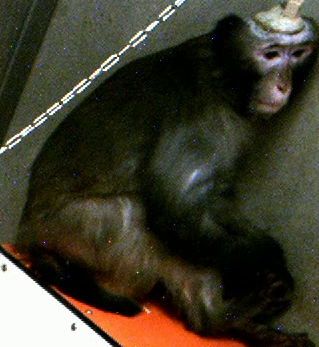
#> input picture LongVideoTests/elm_crop.png, 319 x 347 px, found by its file name
$ python preview_synthetic_frames.py
#> lines starting #> are read from the running program, lines starting #| are printed output that depends on the picture
### generate_synthetic_benchmark_videos.py
#!/usr/bin/env python3
"""Generate synthetic long benchmark videos for Jetson pipeline testing.

This script composes one synthetic frame per (view, monkey_count) using:
- one true-negative background per camera view
- one Elm crop (placed on left half)
- one Jok crop (placed on right half)

Then it repeats the composed frame into videos for each requested duration at
5 fps (default), using ffmpeg when available and OpenCV as a fallback.

It writes:
- frames/*.png
- videos/*.mp4
- synthetic_benchmark_manifest.json

Example:
  python3 generate_synthetic_benchmark_videos.py \
    --background view102=/data/view102_empty.png \
    --background view108=/data/view108_empty.png \
    --background view113=/data/view113_empty.png \
    --elm-crop /data/elm_crop.png \
    --jok-crop /data/jok_crop.png \
    --output-dir /home/cams/homecage_data/DATA/POST/250708/jetson_synth_benchmark
"""

from __future__ import annotations

import argparse
import json
import random
import shutil
import subprocess
from pathlib import Path
from typing import Dict, List, Tuple

import cv2
import numpy as np


# [8 lines left out: function parse_key_value, not called in this run]


def load_image_rgba(path: Path) -> np.ndarray:
    img = cv2.imread(str(path), cv2.IMREAD_UNCHANGED)
#> img is the input picture: shape (347, 319, 3); mean B, G, R 43.4, 59.3, 62.7
    if img is None:
        raise RuntimeError(f"Failed to read image: {path}")
    if img.ndim != 3:
        raise RuntimeError(f"Image must be HxWxC: {path}")
    if img.shape[2] == 4:
        return img
    if img.shape[2] == 3:
        alpha = np.full((img.shape[0], img.shape[1], 1), 255, dtype=np.uint8)
        return np.concatenate([img, alpha], axis=2)
    raise RuntimeError(f"Unsupported channel count in {path}: {img.shape[2]}")


def resize_by_height(img: np.ndarray, target_h: int) -> np.ndarray:
    h, w = img.shape[:2]
    target_h = max(1, target_h)
    scale = target_h / float(h)
    new_w = max(1, int(round(w * scale)))
    return cv2.resize(img, (new_w, target_h), interpolation=cv2.INTER_AREA)


def alpha_paste(dst_bgr: np.ndarray, fg_rgba: np.ndarray, x: int, y: int) -> None:
    fh, fw = fg_rgba.shape[:2]
    H, W = dst_bgr.shape[:2]

    if x >= W or y >= H or x + fw <= 0 or y + fh <= 0:
        return

    x0 = max(0, x)
    y0 = max(0, y)
    x1 = min(W, x + fw)
    y1 = min(H, y + fh)

    fx0 = x0 - x
    fy0 = y0 - y
    fx1 = fx0 + (x1 - x0)
    fy1 = fy0 + (y1 - y0)

    roi = dst_bgr[y0:y1, x0:x1].astype(np.float32)
    fg = fg_rgba[fy0:fy1, fx0:fx1, :3].astype(np.float32)
    alpha = fg_rgba[fy0:fy1, fx0:fx1, 3:4].astype(np.float32) / 255.0

    dst_bgr[y0:y1, x0:x1] = (fg * alpha + roi * (1.0 - alpha)).astype(np.uint8)


# [4 lines left out: function boxes_overlap, not called in this run]


def place_on_side(
    frame_w: int,
    frame_h: int,
    crops: List[np.ndarray],
    side: str,
    rng: random.Random,
) -> List[Tuple[np.ndarray, int, int]]:
    """
    Place crops on left or right side using deterministic grid layout.
    Guarantees no overlap by calculating cell sizes from actual crop dimensions.
    """
    assert side in ("left", "right")
    placed: List[Tuple[np.ndarray, int, int]] = []

    if not crops:
        return placed

    side_x_min = 0 if side == "left" else frame_w // 2
    side_x_max = frame_w // 2 if side == "left" else frame_w
    side_width = side_x_max - side_x_min

    y_min = int(frame_h * 0.10)
    y_max = int(frame_h * 0.95)
    available_height = y_max - y_min

    n_crops = len(crops)

    # Find max crop dimensions to calculate grid
    max_crop_w = max(c.shape[1] for c in crops)
    max_crop_h = max(c.shape[0] for c in crops)

    # Calculate how many columns we can fit (with padding)
    cols_per_row = max(1, side_width // (max_crop_w + 20))  # 20px padding per crop
    rows_needed = (n_crops + cols_per_row - 1) // cols_per_row

    # Calculate cell dimensions
    cell_w = side_width // cols_per_row
    cell_h = available_height // max(1, rows_needed)

    # Place crops in grid
    for idx, crop in enumerate(crops):
        row = idx // cols_per_row
        col = idx % cols_per_row

        # Center crop within cell
        cell_x = side_x_min + col * cell_w
        cell_y = y_min + row * cell_h

        crop_h, crop_w = crop.shape[:2]
        x = cell_x + (cell_w - crop_w) // 2
        y = cell_y + (cell_h - crop_h) // 2

        # Clamp to bounds
        x = max(side_x_min, min(x, side_x_max - crop_w))
        y = max(y_min, min(y, y_max - crop_h))

        placed.append((crop, x, y))

    return placed


def compose_frame(bg_bgr: np.ndarray, elm: np.ndarray, jok: np.ndarray, monkey_count: int, seed: int) -> np.ndarray:
    out = bg_bgr.copy()
    H, _W = out.shape[:2]
    rng = random.Random(seed)

    # Scale crops based on monkey count for realistic detection variability
    # Fewer monkeys = larger crops (easier detection), more monkeys = smaller crops (harder detection)
    monkey_count_to_scale = {
        4: 1.2,    # Larger crops, easier detection
        10: 1.0,   # Baseline size
        16: 0.85,  # Smaller crops
        20: 0.7    # Smallest crops, harder detection
    }
    scale_factor = monkey_count_to_scale.get(monkey_count, 1.0)
    height_min = 0.16 * scale_factor
    height_max = 0.28 * scale_factor

    elm_n = monkey_count // 2
    jok_n = monkey_count - elm_n

    elm_crops = []
    for _ in range(elm_n):
        h = int(rng.uniform(height_min, height_max) * H)
        elm_crops.append(resize_by_height(elm, h))

    jok_crops = []
    for _ in range(jok_n):
        h = int(rng.uniform(height_min, height_max) * H)
        jok_crops.append(resize_by_height(jok, h))

    for crop, x, y in place_on_side(out.shape[1], H, elm_crops, "left", rng):
        alpha_paste(out, crop, x, y)

    for crop, x, y in place_on_side(out.shape[1], H, jok_crops, "right", rng):
        alpha_paste(out, crop, x, y)

    return out


# [135 lines left out: functions write_video_ffmpeg, write_video_cv, main, not called in this run]


# [2 lines that do not run on import are left out]

### preview_synthetic_frames.py
#!/usr/bin/env python3
"""Generate preview frames to verify crop scaling before generating full videos."""

import cv2
import numpy as np
from pathlib import Path
from generate_synthetic_benchmark_videos import (
    load_image_rgba,
    compose_frame,
)


def main():
    # File paths
    bg_paths = {
        "view102": Path("/home/cams/Desktop/Akshay/JetsonDistributedComp/LongVideoTests/view102_empty.jpg"),
        "view108": Path("/home/cams/Desktop/Akshay/JetsonDistributedComp/LongVideoTests/view108_empty.jpg"),
        "view117": Path("/home/cams/Desktop/Akshay/JetsonDistributedComp/LongVideoTests/view_117empty.jpg"),
    }
    elm_crop_path = Path("/home/cams/Desktop/Akshay/JetsonDistributedComp/LongVideoTests/elm_crop.png")
    jok_crop_path = Path("/home/cams/Desktop/Akshay/JetsonDistributedComp/LongVideoTests/jok_crop.png")

    output_root = Path("/home/cams/homecage_data/DATA/POST/LongVideosForTest")
    durations_h = [8, 10, 12]
    counts = [4, 10, 16, 20]
    seed = 250708

    # Load crops once
    elm_rgba = load_image_rgba(elm_crop_path)
    jok_rgba = load_image_rgba(jok_crop_path)
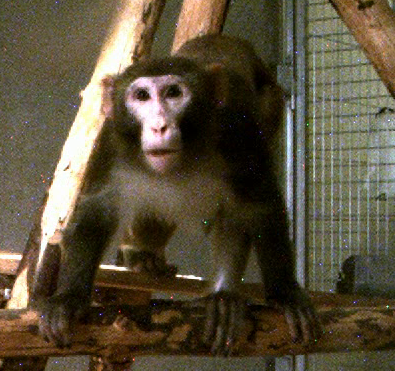
#> input picture LongVideoTests/jok_crop.png, 395 x 371 px, found by its file name
#> in load_image_rgba, img is the input picture: shape (371, 395, 3); mean B, G, R 59.1, 79.9, 89.7

    # Create duration directories
    for dh in durations_h:
        (output_root / f"{dh}h").mkdir(parents=True, exist_ok=True)

    # Generate preview frames for each view and monkey count
    for view, bg_path in bg_paths.items():
        print(f"\nProcessing {view}...")
        bg_bgr = cv2.imread(str(bg_path), cv2.IMREAD_COLOR)
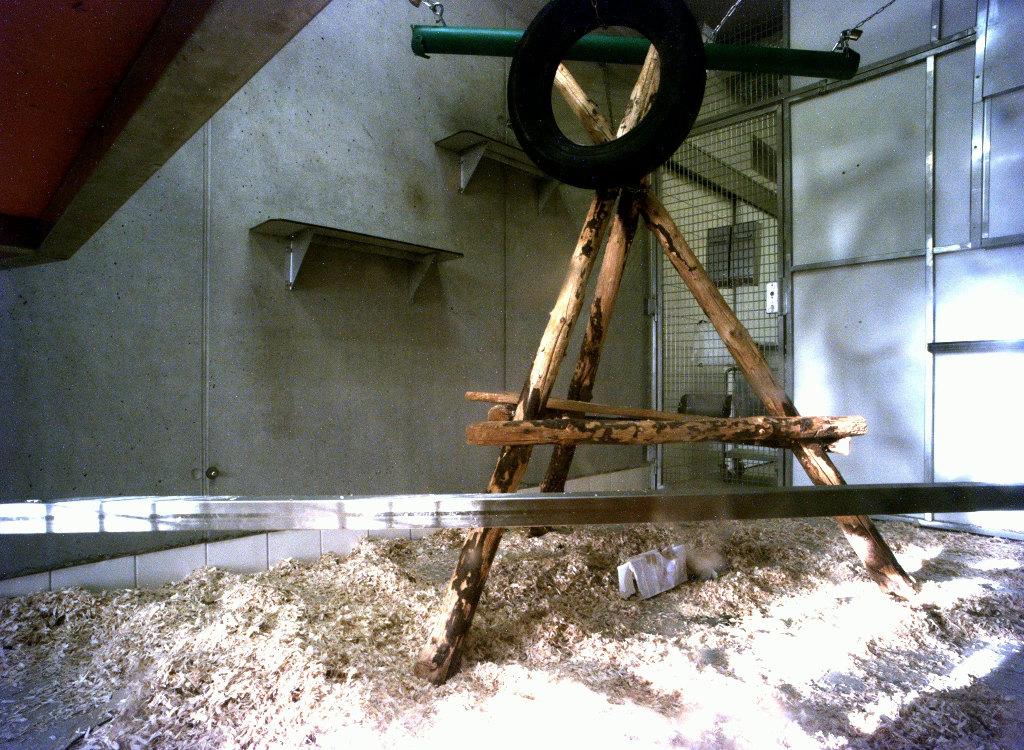
#> input picture LongVideoTests/view102_empty.jpg, 2048 x 1500 px, found by its file name (shown at 1/2 size)
#> bg_bgr is the input picture: shape (1500, 2048, 3); mean B, G, R 114, 118.5, 119.1
        if bg_bgr is None:
            print(f"  ✗ Failed to load {bg_path}")
            continue

        for count in counts:
            # Generate one composite frame for this view/count
            composed = compose_frame(bg_bgr, elm_rgba, jok_rgba, count, seed + hash((view, count)) % 100000)
            frame_name = f"preview_{view}_m{count:02d}.png"

            # Save to each duration folder (same frame in all folders, just for preview)
            for dh in durations_h:
                output_path = output_root / f"{dh}h" / frame_name
                cv2.imwrite(str(output_path), composed)
                print(f"  ✓ {frame_name} → {dh}h/")
#> this loop made 4 passes
#> pass 1, in alpha_paste, `roi = dst_bgr[y0:y1, x0:x1].astype(np.float32)`:
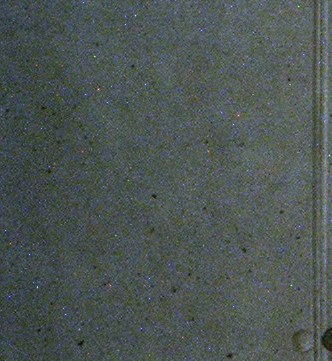
#> roi: shape (361, 332, 3) float32; mean B, G, R 83.6, 86.4, 77.2
#> pass 1, in alpha_paste (call 2), `roi = dst_bgr[y0:y1, x0:x1].astype(np.float32)`:
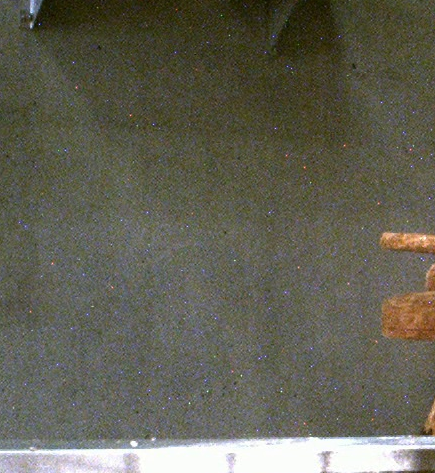
#> roi: shape (473, 435, 3) float32; mean B, G, R 83.6, 97, 98.2
#> pass 2 of the loop in main, `for view, bg_path in bg_paths.items():`:
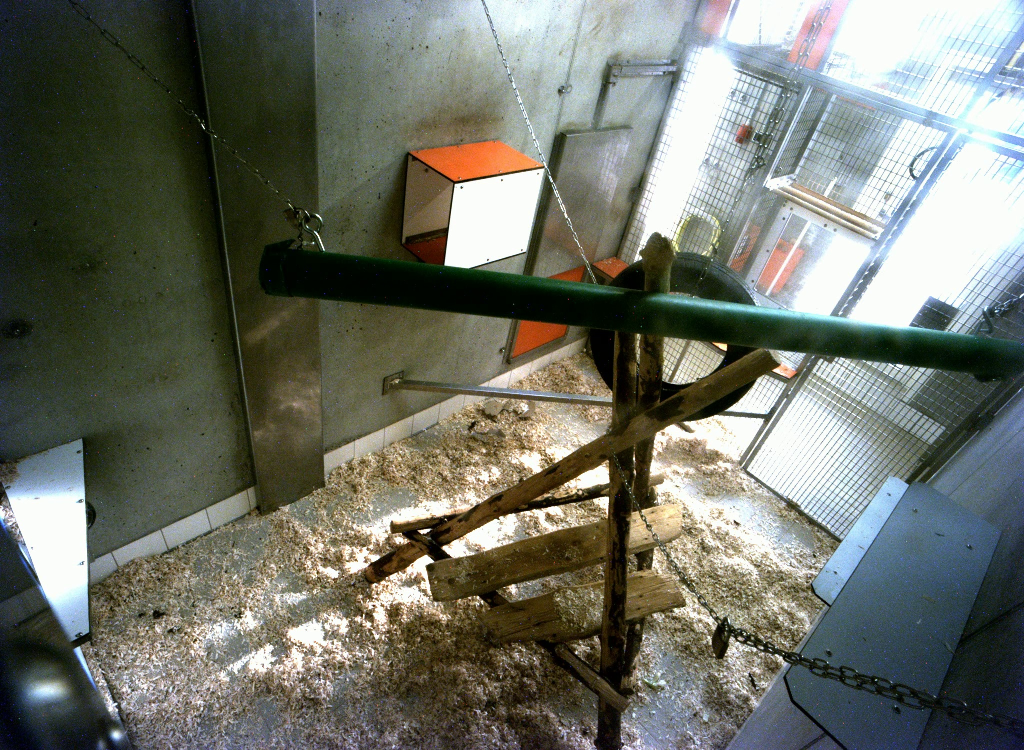
#> input picture LongVideoTests/view108_empty.jpg, 2048 x 1500 px, found by its file name (shown at 1/2 size)
#> in main, bg_bgr is the input picture: shape (1500, 2048, 3); mean B, G, R 104.1, 114.2, 111
#> the loop in main, `for count in counts:` made 4 passes
#> pass 1, in alpha_paste (call 51), `fg = fg_rgba[fy0:fy1, fx0:fx1, :3].astype(np.float32)`:
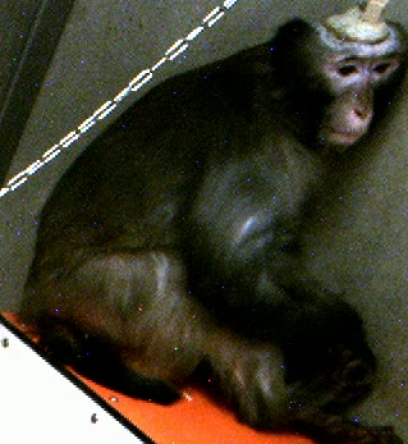
#> fg: shape (444, 408, 3) float32; mean of channels 0, 1, 2 43.3, 59.2, 62.7; drawn as B, G, R
#> pass 1, in alpha_paste (call 52), `roi = dst_bgr[y0:y1, x0:x1].astype(np.float32)`:
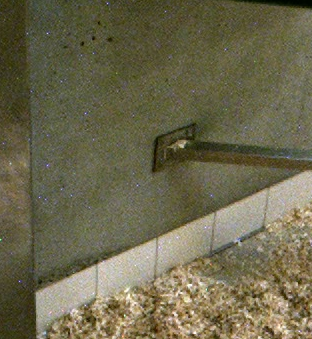
#> roi: shape (339, 312, 3) float32; mean B, G, R 77.1, 104, 108.7
#> pass 3 of the loop in main, `for view, bg_path in bg_paths.items():`:
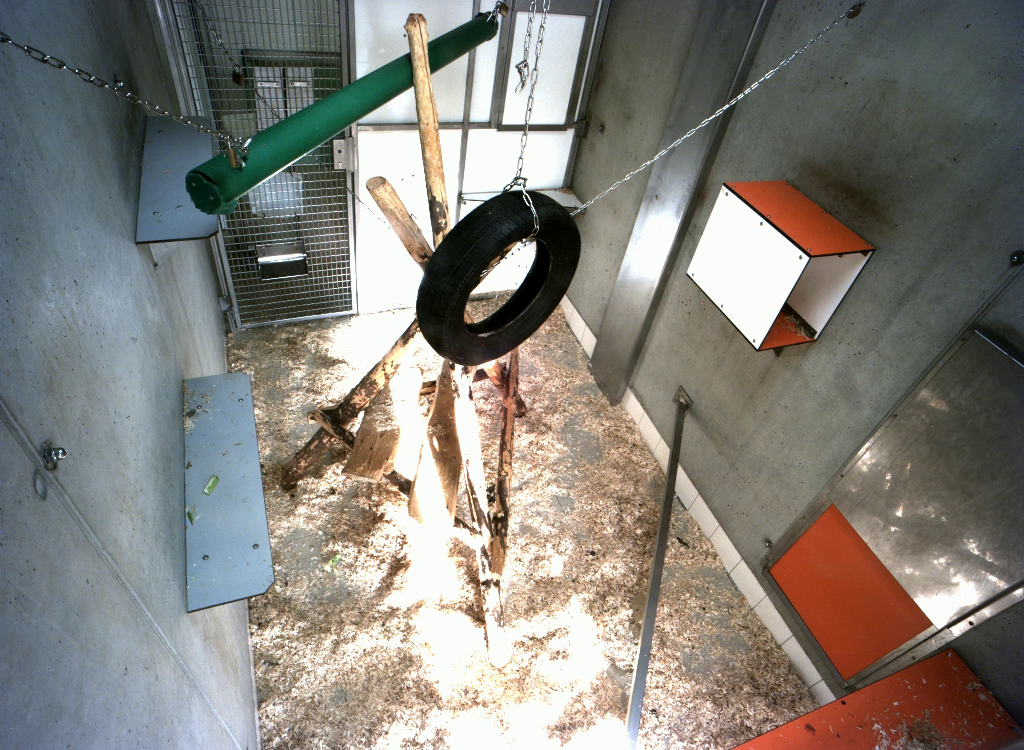
#> input picture LongVideoTests/view_117empty.jpg, 2048 x 1500 px, found by its file name (shown at 1/2 size)
#> in main, bg_bgr is the input picture: shape (1500, 2048, 3); mean B, G, R 121.1, 127.8, 131.1
#> the loop in main, `for count in counts:` made 4 passes
#> pass 1, in alpha_paste (call 101), `fg = fg_rgba[fy0:fy1, fx0:fx1, :3].astype(np.float32)`:
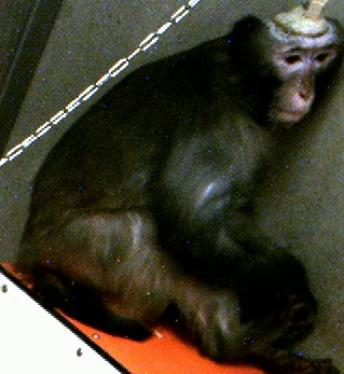
#> fg: shape (374, 344, 3) float32; mean of channels 0, 1, 2 43.3, 59.2, 62.6; drawn as B, G, R
#> pass 1, in alpha_paste (call 102), `roi = dst_bgr[y0:y1, x0:x1].astype(np.float32)`:
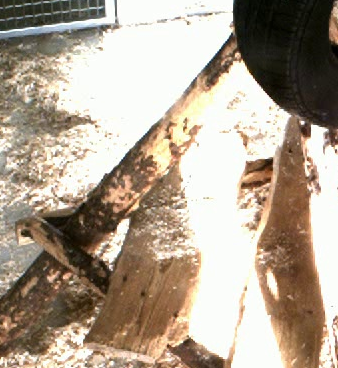
#> roi: shape (368, 338, 3) float32; mean B, G, R 144.6, 161.1, 175

    print("\n✅ Preview frames saved!")
    print(f"   View in: /home/cams/homecage_data/DATA/POST/LongVideosForTest/{{8h,10h,12h}}/")
    print("\n   Crop scaling per monkey count:")
    print("     4 monkeys  → 1.2× crop size (easy detection)")
    print("     10 monkeys → 1.0× crop size (baseline)")
    print("     16 monkeys → 0.85× crop size")
    print("     20 monkeys → 0.7× crop size (hard detection)")


if __name__ == "__main__":
    main()
